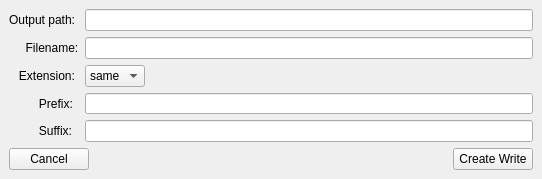
<?xml version="1.0" encoding="UTF-8"?>
<ui version="4.0">
 <class>MainWindow</class>
 <widget class="QMainWindow" name="MainWindow">
  <property name="geometry">
   <rect>
    <x>0</x>
    <y>0</y>
    <width>542</width>
    <height>179</height>
   </rect>
  </property>
  <property name="minimumSize">
   <size>
    <width>542</width>
    <height>179</height>
   </size>
  </property>
  <property name="maximumSize">
   <size>
    <width>542</width>
    <height>179</height>
   </size>
  </property>
  <property name="windowTitle">
   <string>MainWindow</string>
  </property>
  <widget class="QWidget" name="centralwidget">
   <layout class="QVBoxLayout" name="verticalLayout">
    <item>
     <layout class="QFormLayout" name="formLayout">
      <item row="0" column="0">
       <widget class="QLabel" name="label">
        <property name="text">
         <string>Output path:</string>
        </property>
       </widget>
      </item>
      <item row="0" column="1">
       <widget class="QLineEdit" name="line_edit_outPath"/>
      </item>
      <item row="1" column="0">
       <widget class="QLabel" name="label_2">
        <property name="text">
         <string>     Filename:</string>
        </property>
       </widget>
      </item>
      <item row="1" column="1">
       <widget class="QLineEdit" name="line_edit_filename"/>
      </item>
      <item row="2" column="0" colspan="2">
       <layout class="QHBoxLayout" name="horizontalLayout_2">
        <item>
         <widget class="QLabel" name="label_5">
          <property name="text">
           <string>   Extension: </string>
          </property>
         </widget>
        </item>
        <item>
         <widget class="QComboBox" name="cmb_box_extension">
          <item>
           <property name="text">
            <string>same</string>
           </property>
          </item>
          <item>
           <property name="text">
            <string>exr</string>
           </property>
          </item>
          <item>
           <property name="text">
            <string>jpeg</string>
           </property>
          </item>
          <item>
           <property name="text">
            <string>png</string>
           </property>
          </item>
          <item>
           <property name="text">
            <string>tiff</string>
           </property>
          </item>
         </widget>
        </item>
        <item>
         <spacer name="horizontalSpacer_2">
          <property name="orientation">
           <enum>Qt::Horizontal</enum>
          </property>
          <property name="sizeHint" stdset="0">
           <size>
            <width>40</width>
            <height>20</height>
           </size>
          </property>
         </spacer>
        </item>
       </layout>
      </item>
      <item row="3" column="0">
       <widget class="QLabel" name="label_3">
        <property name="text">
         <string>         Prefix:</string>
        </property>
       </widget>
      </item>
      <item row="3" column="1">
       <widget class="QLineEdit" name="line_edit_prefix"/>
      </item>
      <item row="4" column="0">
       <widget class="QLabel" name="label_4">
        <property name="text">
         <string>         Suffix:</string>
        </property>
       </widget>
      </item>
      <item row="4" column="1">
       <widget class="QLineEdit" name="line_edit_suffix"/>
      </item>
     </layout>
    </item>
    <item>
     <layout class="QHBoxLayout" name="horizontalLayout">
      <item>
       <widget class="QPushButton" name="btn_cancel">
        <property name="text">
         <string>Cancel</string>
        </property>
       </widget>
      </item>
      <item>
       <spacer name="horizontalSpacer">
        <property name="orientation">
         <enum>Qt::Horizontal</enum>
        </property>
        <property name="sizeHint" stdset="0">
         <size>
          <width>40</width>
          <height>20</height>
         </size>
        </property>
       </spacer>
      </item>
      <item>
       <widget class="QPushButton" name="btn_createWrite">
        <property name="text">
         <string>Create Write</string>
        </property>
       </widget>
      </item>
     </layout>
    </item>
   </layout>
  </widget>
 </widget>
 <resources/>
 <connections/>
</ui>
